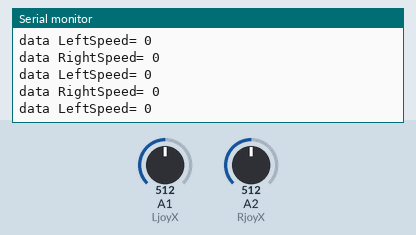
Recording of a program running on a simulated Arduino Uno, built with avr-gcc and run on an emulated ATmega328P. On the bench: the last lines printed to the serial monitor. The test bench sets the inputs (shaded band); at power-on: A2 (RjoyX) = 512, A1 (LjoyX) = 512. No radio packets arrive unless stated.

Above: at 4.2 s.
4.3 s: A2 (RjoyX) set to 684
At 5.1 s:
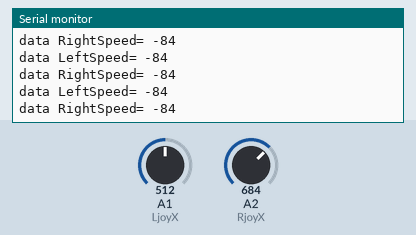
5.8 s: A2 (RjoyX) set to 712
At 6.3 s:
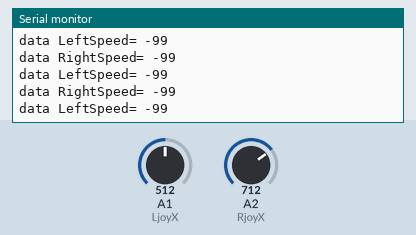
7.3 s: A1 (LjoyX) set to 726
At 8.2 s:
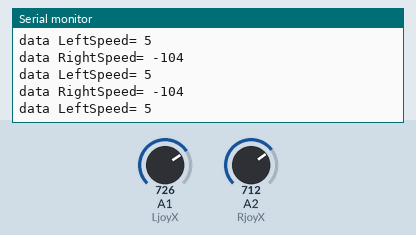
Timing chart, 0 to 10.3 s (numbered marks = the images above; inputs shaded):
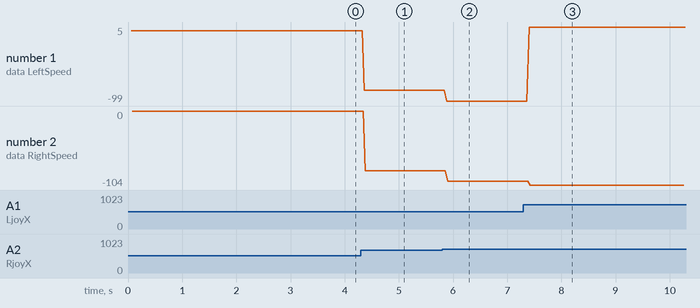

Measured:
- the behaviour switches between 696 and 697 on A2 (RjoyX) (found by bisection; images 1 and 2)
- after the input at 4.3 s, the serial monitor: prints a new line after 0.06 s (image 1)
- after the input at 5.8 s, the serial monitor: prints a new line after 0.08 s (image 2)
- after the input at 7.3 s, the serial monitor: prints a new line after 0.10 s (image 3)
- plotted number 1: 0 → -84 after the input at 4.3 s, -84 → -99 after the input at 5.8 s, -99 → 5 after the input at 7.3 s
- plotted number 2: 0 → -84 after the input at 4.3 s, -84 → -99 after the input at 5.8 s, -99 → -104 after the input at 7.3 s

The program:

main.cpp
```cpp
#include <Arduino.h>
#include <SPI.h>
#include <nRF24L01.h>
#include <RF24.h>
#include <stdio.h>
#include <printf.h>
#include <RF24_config.h>
using namespace std;

// put function declarations here:
#define RjoyX A2
#define RjoyY A3
#define LjoyX A1
#define LjoyY A0 // check if these are switched at all and in wrong spots

#define ControlDeadZone 20


int rawAccelForce = 512;
int rawTurnForce = 512;
long accelForce = 0;
long turnForce = 0;
int maximum = 0;
int difference = 0;
int total = 0;

typedef struct{
  int16_t Rspeed;
  int16_t Lspeed;
}__attribute__((packed)) SpeedStruct;

SpeedStruct dataPackage; // using struct to package data to send to other arduino


RF24 radio(9,10);// CE, CSN CHANGE THESE PINS

const byte address[5] = "0110";

void setup() {
  printf_begin();
  Serial.begin(9600);
  if (!radio.begin()){Serial.println();}
  // radio.printDetails();
  // check return for radio.begin for both modules to check wiring and power. Also add u10 capacitor near power pins for both
  radio.openWritingPipe(address);
  radio.setPALevel(-18);
  radio.stopListening();


  // while(1) {}
  // Establish connection with reciever
  char text[22] = "Initialize";
  radio.write(text, sizeof(text));
  radio.startListening();
  Serial.print("Initialized pipe, waiting for response");
  radio.stopListening();
  Serial.write("Transmitting");
}

void loop() {

  //tank drive


  rawAccelForce = analogRead(RjoyX);
  rawTurnForce = analogRead(LjoyX);
  // read raw values


  // the anolog controller works on a scale of 0 - 1023 where ~ 512 is centered
  accelForce = 0; // if stick is in deadzone no movement
  if (!(512 - ControlDeadZone < rawAccelForce && 512 + ControlDeadZone > rawAccelForce)){ // check for control deadzones
    // this almost works just the entry condition only works for up not down
    // handle all rotation calculations here to deal with less strain on actual motor controller
    if (rawAccelForce < 511){
      accelForce= 512-rawAccelForce;
      accelForce = (accelForce*100) / 512;
      accelForce = accelForce * 255;
      accelForce = round(accelForce/100);
    } else {
      accelForce = rawAccelForce - 512;
      accelForce = (accelForce*100) / 512;
      accelForce= accelForce * 255;
      accelForce= -round(accelForce/100);

    }

  }
  turnForce = 0;

  if (!(512 - ControlDeadZone < rawTurnForce && 512 + ControlDeadZone > rawTurnForce)) { //check for control deadzones
    // turn
    // handle all rotation calculations here to deal with less strain on actual motor controller
    if (rawTurnForce < 511){
      turnForce = 512-rawTurnForce;
      turnForce = (turnForce*100) / 512;
      turnForce = turnForce * 255;
      turnForce = -round(turnForce/100);
    } else {
      turnForce = rawTurnForce - 512;
      turnForce = (turnForce*100) / 512;
      turnForce = turnForce * 255;
      turnForce = round(turnForce/100);
    }
  }

  maximum = max(abs(accelForce), abs(turnForce));
  difference = accelForce - turnForce;
  total = accelForce + turnForce;

  if (accelForce >= 0){ // L or R direction vars don't matter here as at this point they are the same
    if (turnForce >= 0){ // Joystick stop right
      dataPackage.Lspeed = maximum;
      dataPackage.Rspeed = difference;
    } else {  // Joystick top left
      dataPackage.Lspeed = total;
      dataPackage.Rspeed = maximum;
    }
  } else {
    if (turnForce >= 0) { // Joystick  bottom right
      dataPackage.Lspeed = total;
      dataPackage.Rspeed = -maximum;
    } else { // Joystick bottom left
      dataPackage.Lspeed = -maximum;
      dataPackage.Rspeed = difference;
    }//
  }
  Serial.print('\n');
  Serial.print('\n');
  Serial.print('\n');
  Serial.print("data LeftSpeed= ");
  Serial.print(dataPackage.Lspeed);
  Serial.print('\n');
  Serial.print("data RightSpeed= ");
  Serial.print(dataPackage.Rspeed);


  radio.write(&dataPackage, sizeof(SpeedStruct));

  delay(10);
}
```
